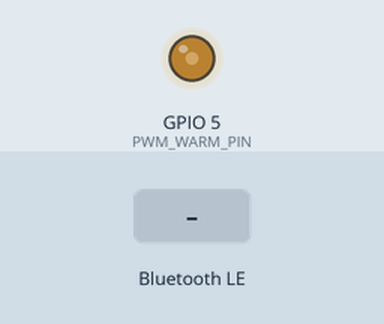
This sketch was run on a simulated ESP32-S3. On the bench: output pins drawn as LEDs (lit = HIGH). The test bench sets the inputs (shaded band). Nothing arrives over Bluetooth unless stated; a phone connects over Bluetooth LE 3 s after start; pins used as bus, display or sensor lines are not drawn; what the sketch prints to the serial monitor is not drawn.

Above: at 2.2 s.
2.3 s: Bluetooth LE write "1" received
At 2.9 s:
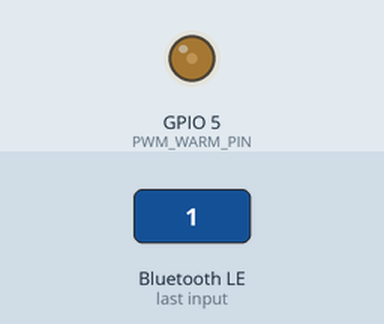
3.8 s: Bluetooth LE write "1" received
At 4.1 s:
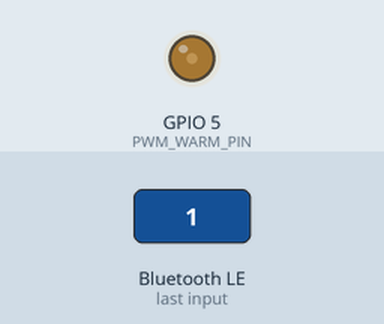
5.5 s: Bluetooth LE write "2" received
At 6.6 s:
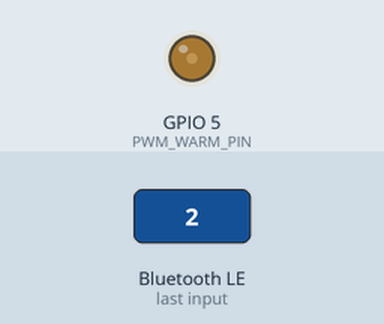
7.0 s: Bluetooth LE write "0" received
At 8.2 s:
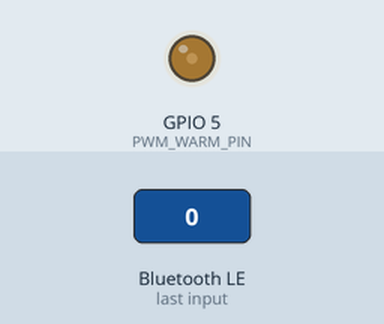
8.5 s: Bluetooth LE write "2" received
At 8.8 s:
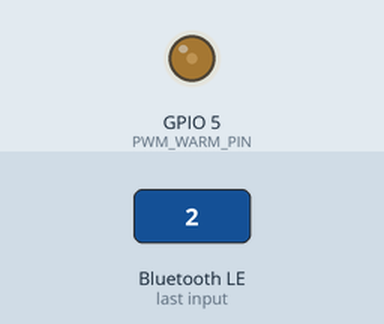
Timing chart, 0 to 11.0 s (numbered marks = the images above; inputs shaded):
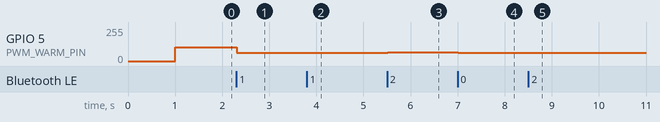

The sketch:

esp32c3_light_controller.ino
```cpp
/*
 * ESP32-S3 双色温灯光控制器 (BLE GATT Server)
 * ============================================
 * 支持 ESP32-S3 / ESP32-C3，用多余的板子即可
 * 功能：接收 BLE 指令，用两路 PWM 驱动暖白 + 冷白 LED 灯带
 *
 * 硬件接线（非常简单！）：
 *   ESP32 GPIO5     →  MOS管模块1 信号脚  →  暖白LED灯带
 *   ESP32 GPIO6     →  MOS管模块2 信号脚  →  冷白LED灯带
 *   ESP32 GND       →  MOS管模块 GND
 *   MOS管模块 VCC   →  灯带电源正极（5V/12V）
 *   LED灯带正极     →  灯带电源正极
 *   灯带电源负极    →  MOS管模块输出端
 *
 * BLE 服务（自定义）：
 *   Service UUID:  12345678-1234-1234-1234-123456789abc
 *   Char1 UUID:    12345678-1234-1234-1234-123456789abd  (读写: 亮度 0-100)
 *   Char2 UUID:    12345678-1234-1234-1234-123456789abe  (读写: 色温 0-100)
 */

#include <BLEDevice.h>
#include <BLEServer.h>
#include <BLEUtils.h>
#include <BLE2902.h>

// ==================== UUID 定义 ====================
#define SERVICE_UUID        "12345678-1234-1234-1234-123456789abc"
#define CHAR_BRIGHTNESS_UUID "12345678-1234-1234-1234-123456789abd"
#define CHAR_COLORTEMP_UUID  "12345678-1234-1234-1234-123456789abe"

// ==================== PWM 引脚（适用于 ESP32-S3 / ESP32-C3）====================
#define PWM_WARM_PIN   5    // 暖白 LED → MOS管1
#define PWM_COLD_PIN   6    // 冷白 LED → MOS管2
#define PWM_FREQ       5000 // PWM 频率 5kHz（无频闪）
#define PWM_RESOLUTION 8    // 8位分辨率 (0-255)

// ==================== 当前状态 ====================
uint8_t currentBrightness = 80;  // 默认亮度 80%
uint8_t currentColorTemp  = 50;  // 默认色温 50 (约4500K中性光)
// 上次非零亮度（关灯后恢复用）
uint8_t lastBrightness = 80;

// ==================== PWM 输出 ====================
void updatePWM() {
  // 根据色温计算暖白和冷白的混合比例
  // colorTemp = 0   → 100%暖白, 0%冷白 (约2700K)
  // colorTemp = 50  → 50%暖白, 50%冷白 (约4500K)
  // colorTemp = 100 → 0%暖白, 100%冷白 (约6500K)

  float warmRatio = (100.0 - currentColorTemp) / 100.0;
  float coldRatio = currentColorTemp / 100.0;

  int warmPWM = (int)(currentBrightness * warmRatio * 255 / 100);
  int coldPWM = (int)(currentBrightness * coldRatio * 255 / 100);

  ledcWrite(0, warmPWM);  // 通道0 → GPIO3
  ledcWrite(1, coldPWM);  // 通道1 → GPIO4

  Serial.printf("[LED] 亮度=%d%% 色温=%d → 暖白PWM=%d 冷白PWM=%d\n",
                currentBrightness, currentColorTemp, warmPWM, coldPWM);
}

// ==================== BLE 回调 ====================

// 亮度写入回调
class BrightnessCallback : public BLECharacteristicCallbacks {
  void onWrite(BLECharacteristic *pChar) {
    uint8_t val = pChar->getValue()[0];
    if (val <= 100) {
      currentBrightness = val;
      if (val > 0) lastBrightness = val;
      updatePWM();
    }
    Serial.printf("[BLE] 收到亮度指令: %d%%\n", val);
  }

  void onRead(BLECharacteristic *pChar) {
    pChar->setValue(&currentBrightness, 1);
  }
};

// 色温写入回调
class ColorTempCallback : public BLECharacteristicCallbacks {
  void onWrite(BLECharacteristic *pChar) {
    uint8_t val = pChar->getValue()[0];
    if (val <= 100) {
      currentColorTemp = val;
      updatePWM();
    }
    Serial.printf("[BLE] 收到色温指令: %d\n", val);
  }

  void onRead(BLECharacteristic *pChar) {
    pChar->setValue(&currentColorTemp, 1);
  }
};

// 连接回调
class ServerConnCallback : public BLEServerCallbacks {
  void onConnect(BLEServer *pServer) {
    Serial.println("[BLE] ✓ 客户端已连接");
  }

  void onDisconnect(BLEServer *pServer) {
    Serial.println("[BLE] 客户端已断开，继续广播等待连接...");
    // 重新开始广播，等待下一次连接
    BLEDevice::startAdvertising();
  }
};

// ==================== 初始化 ====================
void setup() {
  Serial.begin(115200);
  delay(1000);
  Serial.println("\n====================================");
  Serial.println("  双色温灯光控制器 BLE Server");
  Serial.println("  ESP32-C3 启动中...");
  Serial.println("====================================");

  // 初始化 PWM
  ledcSetup(0, PWM_FREQ, PWM_RESOLUTION);
  ledcSetup(1, PWM_FREQ, PWM_RESOLUTION);
  ledcAttachPin(PWM_WARM_PIN, 0);
  ledcAttachPin(PWM_COLD_PIN, 1);
  // 默认输出
  updatePWM();

  // 初始化 BLE
  BLEDevice::init("SmartCube-Light");  // BLE 设备名

  BLEServer *pServer = BLEDevice::createServer();
  pServer->setCallbacks(new ServerConnCallback());

  // 创建服务
  BLEService *pService = pServer->createService(SERVICE_UUID);

  // 创建亮度特征 (可读可写)
  BLECharacteristic *pBrightness = pService->createCharacteristic(
      CHAR_BRIGHTNESS_UUID,
      BLECharacteristic::PROPERTY_READ | BLECharacteristic::PROPERTY_WRITE
  );
  pBrightness->setCallbacks(new BrightnessCallback());
  pBrightness->setValue(&currentBrightness, 1);
  pBrightness->addDescriptor(new BLE2902());  // 支持 CCCD

  // 创建色温特征 (可读可写)
  BLECharacteristic *pColorTemp = pService->createCharacteristic(
      CHAR_COLORTEMP_UUID,
      BLECharacteristic::PROPERTY_READ | BLECharacteristic::PROPERTY_WRITE
  );
  pColorTemp->setCallbacks(new ColorTempCallback());
  pColorTemp->setValue(&currentColorTemp, 1);
  pColorTemp->addDescriptor(new BLE2902());

  // 启动服务
  pService->start();

  // 开始广播
  BLEAdvertising *pAdvertising = BLEDevice::getAdvertising();
  pAdvertising->addServiceUUID(SERVICE_UUID);
  pAdvertising->setScanResponse(true);
  pAdvertising->setMinPreferred(0x06);
  pAdvertising->setMinPreferred(0x12);
  BLEDevice::startAdvertising();

  Serial.println("[BLE] 服务已启动，正在广播...");
  Serial.println("[BLE] 设备名: SmartCube-Light");
  Serial.print(  "[BLE] Service UUID: "); Serial.println(SERVICE_UUID);
  Serial.println("====================================\n");
}

void loop() {
  delay(1000);  // 主循环什么都不用做，BLE 和 PWM 都是异步的
}
```

Measured:
- after the input at 2.3 s, GPIO 5 (PWM_WARM_PIN): 102/255 → 62/255 at once
- after the input at 3.8 s, GPIO 5 (PWM_WARM_PIN): 62/255 → 63/255 at once
- after the input at 5.5 s, GPIO 5 (PWM_WARM_PIN): 63/255 → 65/255 at once
- after the input at 7.0 s, GPIO 5 (PWM_WARM_PIN): 65/255 → 62/255 at once
- after the input at 8.5 s, GPIO 5 (PWM_WARM_PIN): 62/255 → 61/255 at once
